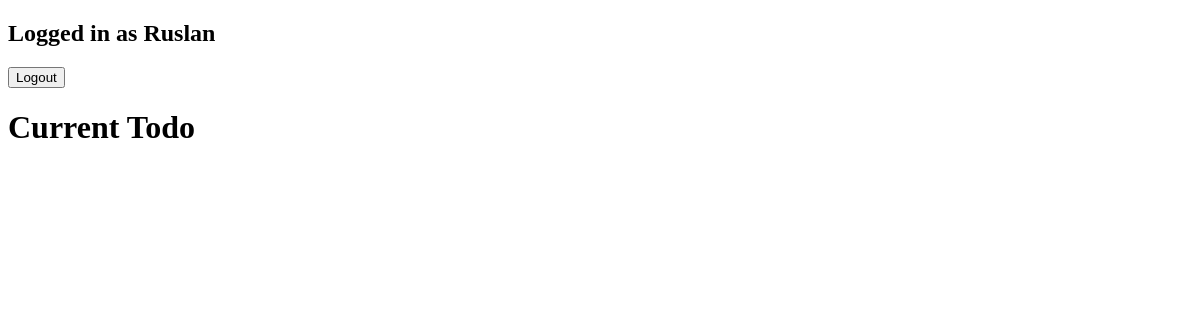
Before: /current/ (signed in) with the older database file.
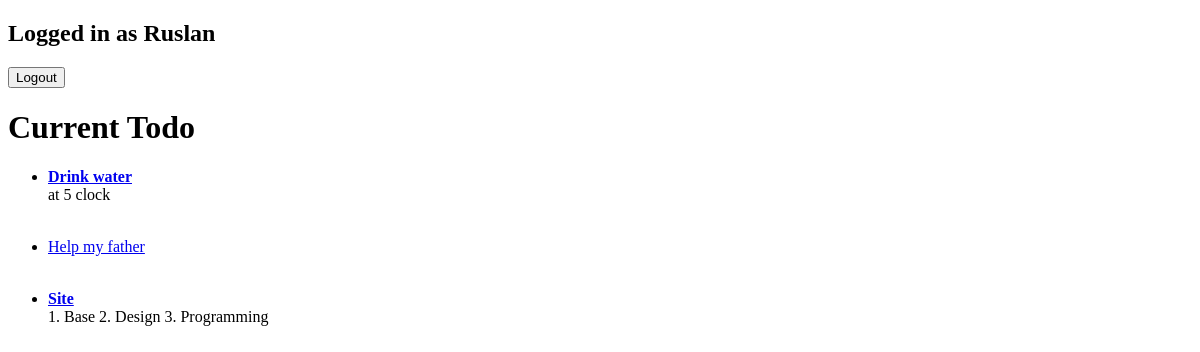
After: the same page with the newer database file.
### todo/models.py (models this page shows, shortened)
class Todo(models.Model):
    tittle = models.CharField(max_length=100)
    memo = models.TextField(blank=True)
    created = models.DateTimeField(auto_now_add=True)
    datecompleted = models.DateTimeField(null=True, blank=True)
    important = models.BooleanField(default=False)
    user = models.ForeignKey(User, on_delete=models.CASCADE)

### todo/views.py (the view)
# urls.py: path('current/', views.CurrentTodo, name='CurrentTodo'),
def CurrentTodo(request):
    data = Todo.objects.filter(user=request.user, datecompleted__isnull=True)
    return render(request, 'todo/CurrentTodo.html', {'data':data})

### todo/templates/todo/CurrentTodo.html
{% extends 'todo/base.html' %}
{% block content %}
    <h1>Current Todo</h1>
    <ul>
        {% for item in data %}
            <li {% if item.important %}style="font-weight: bold"{% endif %}>
            <a href="{% url 'viewtodo' item.id %}">{{ item.tittle }}</a></li>
                <p style="margin-top: 0;">{{ item.memo }}</p><br>
        {% endfor %}
    </ul>
{% endblock %}

### todo/templates/todo/base.html (shortened to what this page needs)
<!doctype html>
<html lang="ru">
<head>
</head>
<body>
    {% if user.is_authenticated %}
        <h2>Logged in as {{ user.username }}</h2>
        <form action="{% url 'LogoutUser' %}" method="POST">
            <button type="submit">Logout</button>
        </form>
    {% else %}
        <a href="{% url 'LoginUser' %}">Login</a>
        <a href="{% url 'SignUpUser' %}">Sign Up</a>
    {% endif %}
    {% block content %}{% endblock %}
</body>
</html>

Changed rows visible on the page:
added Todo: tittle "Drink water", memo "at 5 clock"
added Todo: tittle "Help my father", important False (drawn)
added Todo: tittle "Site", memo "1. Base 2. Design 3. Programming"
